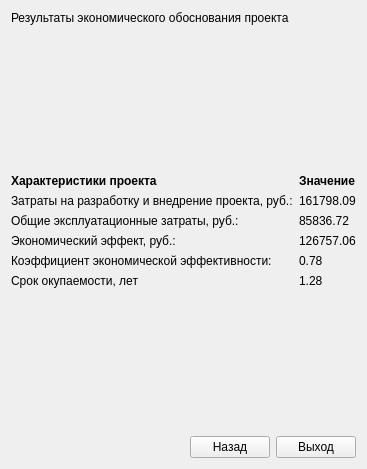
      <widget class="QWidget" name="tab_28">
       <attribute name="title">
        <string>Результат</string>
       </attribute>
       <layout class="QVBoxLayout" name="verticalLayout_29">
        <item>
         <widget class="QLabel" name="label_150">
          <property name="text">
           <string>Результаты экономического обоснования проекта</string>
          </property>
         </widget>
        </item>
        <item>
         <spacer name="verticalSpacer_6">
          <property name="orientation">
           <enum>Qt::Vertical</enum>
          </property>
          <property name="sizeHint" stdset="0">
           <size>
            <width>20</width>
            <height>143</height>
           </size>
          </property>
         </spacer>
        </item>
        <item>
         <layout class="QGridLayout" name="gridLayout_14">
          <item row="1" column="0">
           <widget class="QLabel" name="label_154">
            <property name="text">
             <string>Затраты на разработку и внедрение проекта, руб.:</string>
            </property>
           </widget>
          </item>
          <item row="0" column="1">
           <widget class="QLabel" name="label_152">
            <property name="font">
             <font>
              <weight>75</weight>
              <bold>true</bold>
             </font>
            </property>
            <property name="text">
             <string>Значение</string>
            </property>
           </widget>
          </item>
          <item row="2" column="0">
           <widget class="QLabel" name="label_155">
            <property name="text">
             <string>Общие эксплуатационные затраты, руб.:</string>
            </property>
           </widget>
          </item>
          <item row="1" column="1">
           <widget class="QLabel" name="label_153">
            <property name="text">
             <string>161798.09</string>
            </property>
           </widget>
          </item>
          <item row="0" column="0">
           <widget class="QLabel" name="label_151">
            <property name="font">
             <font>
              <weight>75</weight>
              <bold>true</bold>
             </font>
            </property>
            <property name="text">
             <string>Характеристики проекта</string>
            </property>
           </widget>
          </item>
          <item row="3" column="0">
           <widget class="QLabel" name="label_212">
            <property name="text">
             <string>Экономический эффект, руб.:</string>
            </property>
           </widget>
          </item>
          <item row="4" column="0">
           <widget class="QLabel" name="label_213">
            <property name="text">
             <string>Коэффициент экономической эффективности:</string>
            </property>
           </widget>
          </item>
          <item row="5" column="0">
           <widget class="QLabel" name="label_214">
            <property name="text">
             <string>Срок окупаемости, лет</string>
            </property>
           </widget>
          </item>
          <item row="2" column="1">
           <widget class="QLabel" name="label_215">
            <property name="text">
             <string>85836.72</string>
            </property>
           </widget>
          </item>
          <item row="3" column="1">
           <widget class="QLabel" name="label_216">
            <property name="text">
             <string>126757.06</string>
            </property>
           </widget>
          </item>
          <item row="4" column="1">
           <widget class="QLabel" name="label_217">
            <property name="text">
             <string>0.78</string>
            </property>
           </widget>
          </item>
          <item row="5" column="1">
           <widget class="QLabel" name="label_218">
            <property name="text">
             <string>1.28</string>
            </property>
           </widget>
          </item>
         </layout>
        </item>
        <item>
         <spacer name="verticalSpacer_7">
          <property name="orientation">
           <enum>Qt::Vertical</enum>
          </property>
          <property name="sizeHint" stdset="0">
           <size>
            <width>20</width>
            <height>142</height>
           </size>
          </property>
         </spacer>
        </item>
        <item>
         <layout class="QHBoxLayout" name="horizontalLayout_62">
          <item>
           <spacer name="horizontalSpacer_49">
            <property name="orientation">
             <enum>Qt::Horizontal</enum>
            </property>
            <property name="sizeHint" stdset="0">
             <size>
              <width>40</width>
              <height>20</height>
             </size>
            </property>
           </spacer>
          </item>
          <item>
           <widget class="QPushButton" name="pushButton_74">
            <property name="text">
             <string>Назад</string>
            </property>
           </widget>
          </item>
          <item>
           <widget class="QPushButton" name="pushButton_73">
            <property name="text">
             <string>Выход</string>
            </property>
           </widget>
          </item>
         </layout>
        </item>
       </layout>
      </widget>
